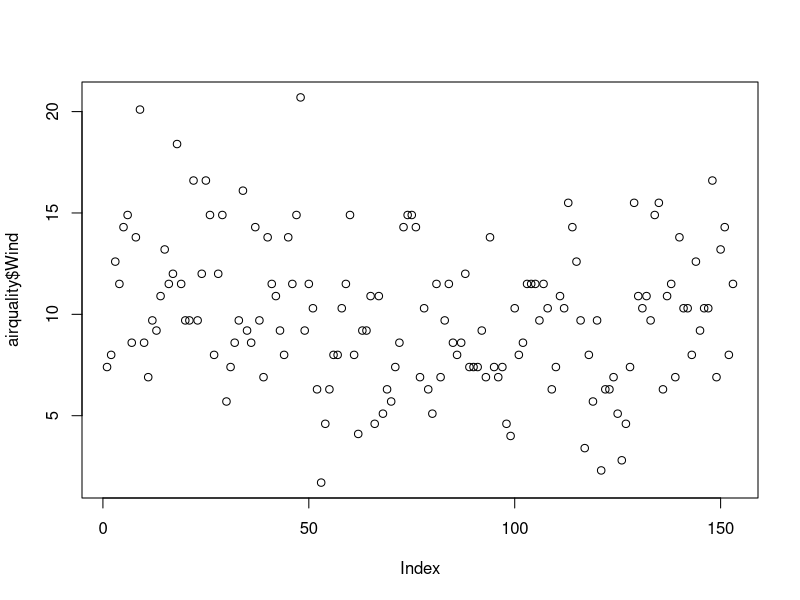
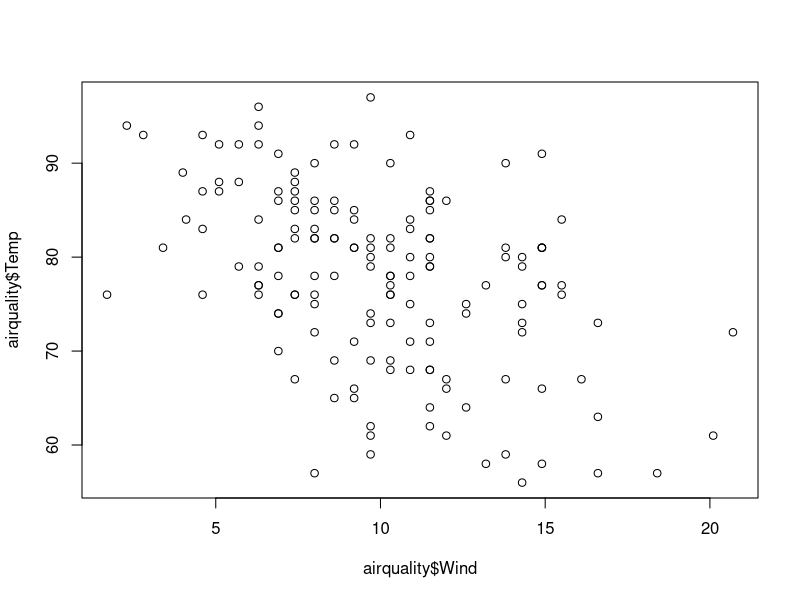
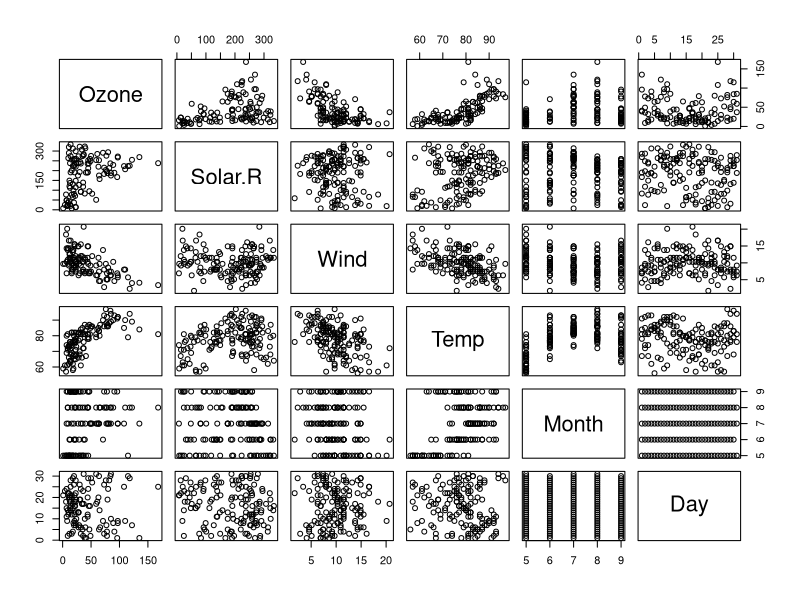
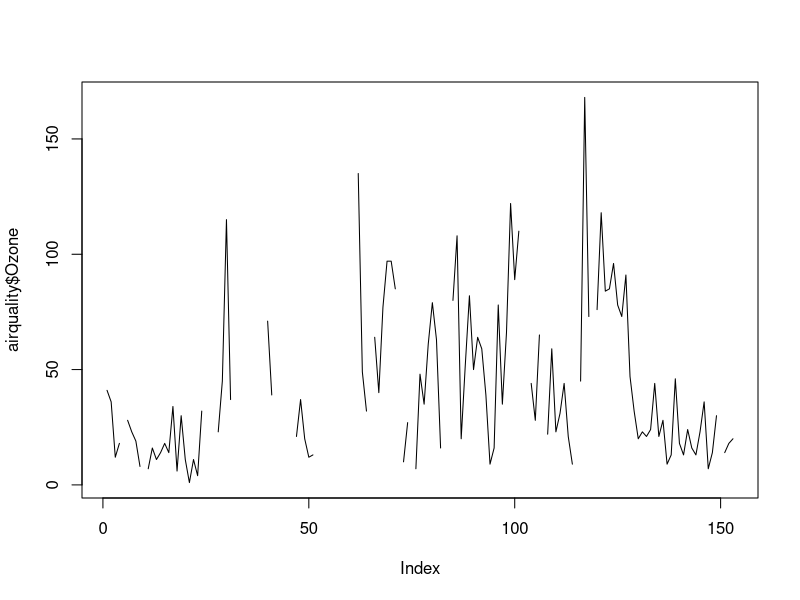
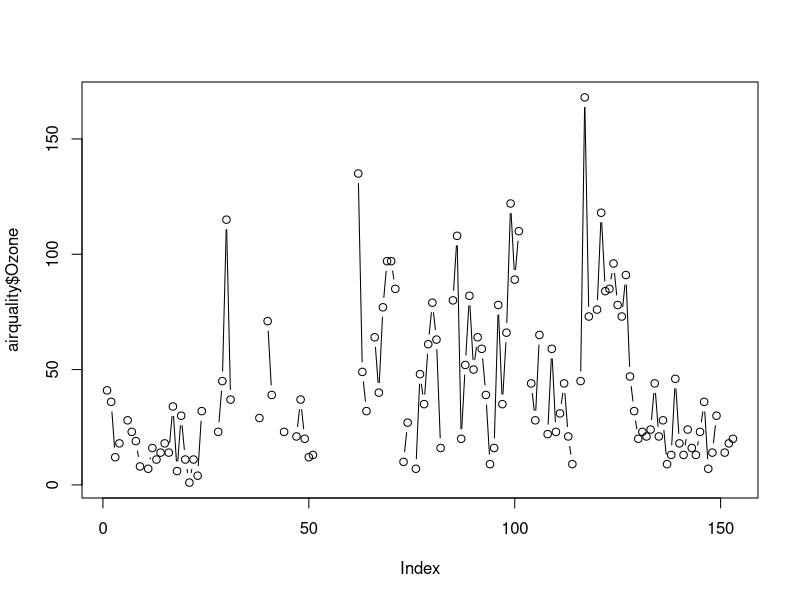
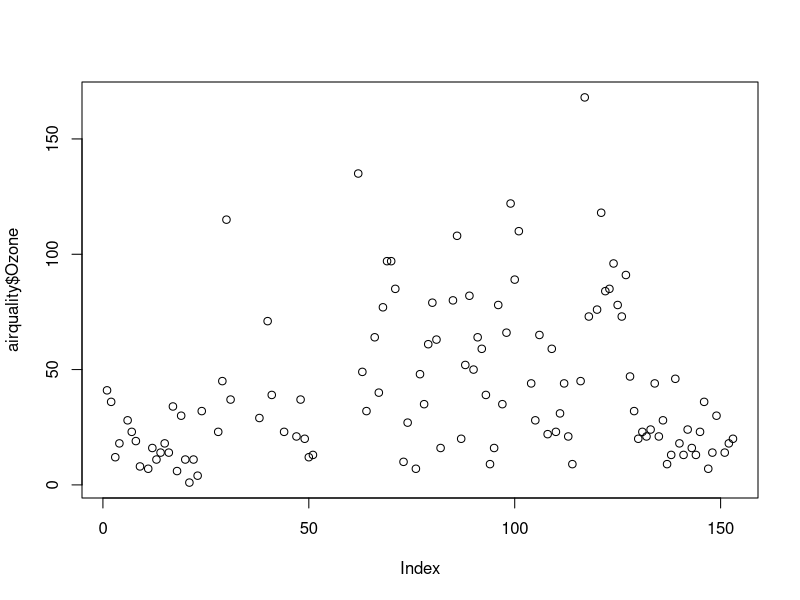
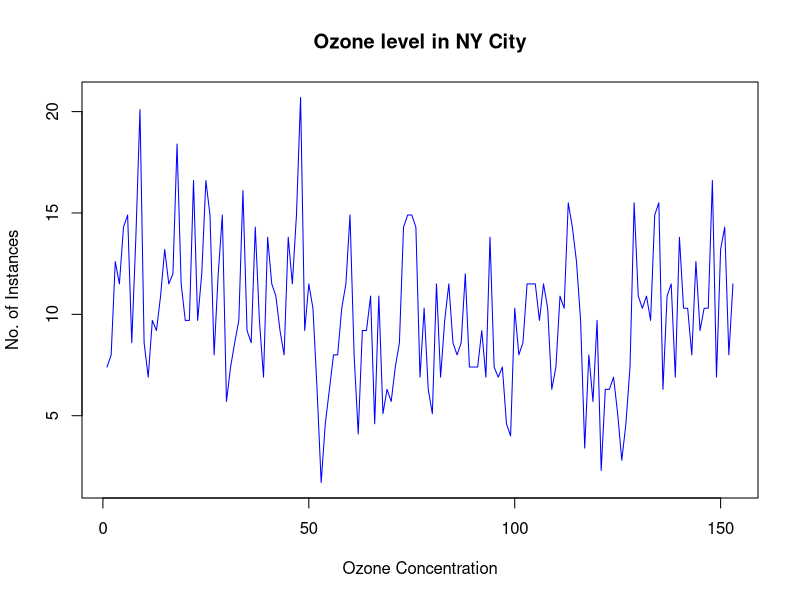
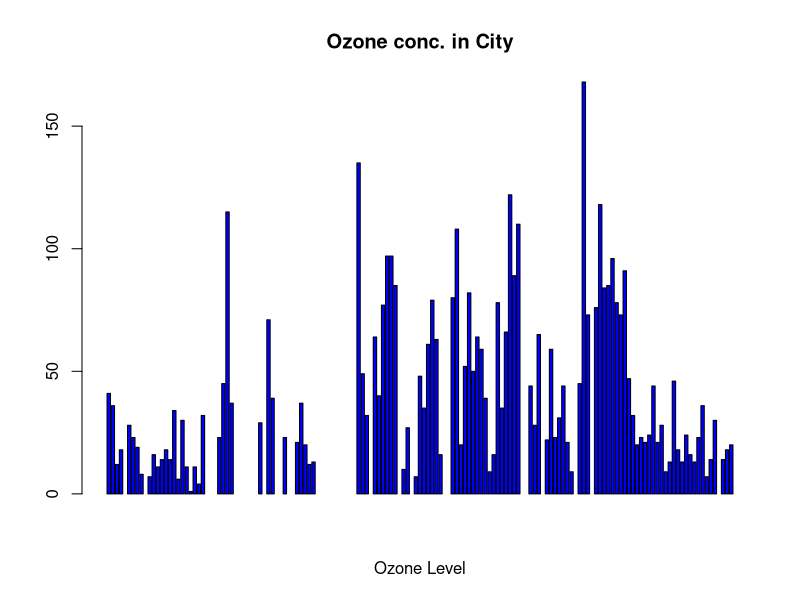

Recreate these plots in R, in order.

#to get datasets pre installed --> datasets::dataset_name (choose from the drop down)
airquality <- datasets::airquality


##to get top and last rows
head(airquality)    #first 6 rows
tail(airquality)    #last 6 rows
head(airquality,10) #first ten rows---if not mentioned it shows 6
tail(airquality,9)  #last 9 rows -- if not mentioned it shows 6


##To access columns
airquality$Wind     #to access the column wind
airquality[,c(1,2)] #shows all row and 1st and 2nd column
df<-airquality[,-6] #makes it a new dataset excluding the 6th column and saved in df


#To get the summary statistics of a dataset
summary(airquality$Temp)  #summary statistics for temp column
summary(airquality$Wind)  #summary statistics for Wind column
summary(airquality)       #summary statistics for all the columns


######Plot#####

#plotting columns  -- default type of plot is point
plot(airquality$Wind)   #to plot the wind column
plot(airquality$Wind,airquality$Temp)        #to plot relation between wind and temp column
plot(airquality)        #to plot all the columns  


#plot points and lines
plot(airquality$Ozone, type='l')      #plots ozone column in line 
plot(airquality$Ozone, type='b')      #plots ozone column in both line and point
plot(airquality$Ozone, type='p')      #plots ozone column in point (default)


#Customising plots
###plots wind column with x axis and y axis name,colour of the plot and type as line###
plot(airquality$Wind,xlab= 'Ozone Concentration',
     ylab= "No. of Instances", main= 'Ozone level in NY City',
     col = 'blue',type='l')  


#Horizontal Bar Plot
barplot(airquality$Ozone,main = 'Ozone conc. in City',xlab= 'Ozone Level',col = 'blue',horiz=F)  
barplot(airquality$Ozone,main = 'Ozone conc. in City',xlab= 'Ozone Level',col = 'blue',horiz=T)  


###HISTOGRAM###
hist(airquality$Temp)        #histogram with Temp column
#histogram with arguments
hist(airquality$Temp, main= 'Solar radiation', xlab=' Solar rad',ylab='Frequency of radiation', col='red') #with additional arguments


##BOX PLOT##
boxplot(airquality$Wind) #single box plot

#Multiple box plots
boxplot(airquality$Wind,airquality$Ozone, airquality$Solar.R,airquality$Temp) #here scale is diff for each columns.So do not go for this
boxplot(airquality[1:4],main='Multiple')



#mfrow= no. of rows and columns
#mar=margin or width to be maintrained from left,bottom,right,top
#las=orientation of writing  0 means vertical and 1 means horizontal
#bty=box around the plot ...o means there will be a box, n means no box
#par is the command

par(mfrow=c(3,3),mar=c(2,5,2,1),las=0,bty='n') #this need to be executed once

plot(airquality$Ozone)
plot(airquality$Ozone,airquality$Wind)
plot(airquality$Ozone,type ='l',col='blue')

barplot(airquality$Ozone,main='Ozone conc.',xlab='ozone levels', col='green',horiz=T)
boxplot(airquality[,0:4],main='Multiple box')
hist(airquality$Solar.R)
boxplot(airquality$Solar.R,col='red')
